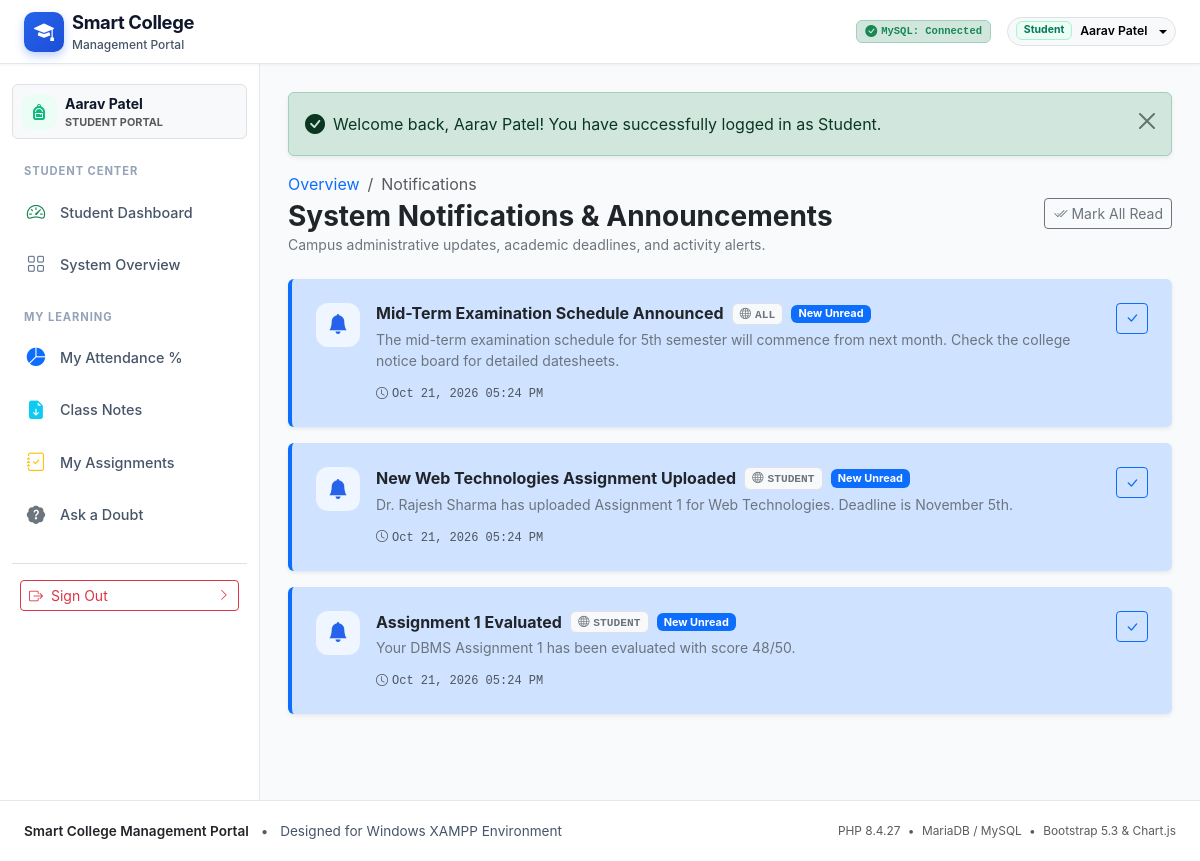
Screenshot of /notifications.php (signed in) with the database file from the repository.
### tables this page shows
CREATE TABLE `notifications` (
  `id` INT AUTO_INCREMENT PRIMARY KEY,
  `user_id` INT NULL,
  `target_role` ENUM('all', 'admin', 'teacher', 'student') DEFAULT 'all',
  `title` VARCHAR(150) NOT NULL,
  `message` TEXT NOT NULL,
  `is_read` TINYINT(1) DEFAULT 0,
  `created_at` TIMESTAMP DEFAULT CURRENT_TIMESTAMP,
  INDEX `idx_notif_user` (`user_id`),
  INDEX `idx_notif_role` (`target_role`),
  CONSTRAINT `fk_notif_user` FOREIGN KEY (`user_id`)
    REFERENCES `users` (`id`) ON DELETE CASCADE ON UPDATE CASCADE
);

### config/database.php (called while the page is built, shortened)
<?php
$pdo = null;
$db_connection_error = null;
function getDBConnection(): ?PDO {
    global $pdo, $db_connection_error;
    if ($pdo !== null) {
        return $pdo;
    }
    $dsn = "mysql:host=" . DB_HOST . ";port=" . DB_PORT . ";dbname=" . DB_NAME . ";charset=" . DB_CHARSET;
    $options = [
        PDO::ATTR_ERRMODE            => PDO::ERRMODE_EXCEPTION,
        PDO::ATTR_DEFAULT_FETCH_MODE => PDO::FETCH_ASSOC,
        PDO::ATTR_EMULATE_PREPARES   => false,
    ];
    try {
        $pdo = new PDO($dsn, DB_USER, DB_PASS, $options);
        return $pdo;
    } catch (PDOException $e) {
        $db_connection_error = $e->getMessage();
        error_log("Database Connection Error: " . $e->getMessage());
        return null;
    }
}
function testDatabaseConnection(): array {
    global $db_connection_error;
    $conn = getDBConnection();
    if ($conn instanceof PDO) {
        try {
            $stmt = $conn->query("SELECT VERSION() AS version, DATABASE() AS db_name");
            $info = $stmt->fetch();
            return [
                'status'  => true,
                'message' => 'Successfully connected to database "' . htmlspecialchars(DB_NAME) . '".',
                'details' => [
                    'database' => $info['db_name'] ?? DB_NAME,
                    'version'  => $info['version'] ?? 'Unknown',
                    'host'     => DB_HOST . ':' . DB_PORT,
                    'user'     => DB_USER,
                ]
            ];
        } catch (PDOException $e) {
            return [
                'status'  => false,
                'message' => 'Connected to MySQL server, but querying failed: ' . $e->getMessage(),
                'details' => []
            ];
        }
    }
    return [
        'status'  => false,
        'message' => 'Unable to connect to database "' . DB_NAME . '". Error: ' . ($db_connection_error ?: 'Unknown error'),
        'details' => []
    ];
}

### notifications.php (the view, shortened to what this page needs)
<?php
require_once __DIR__ . '/config/database.php';
require_once __DIR__ . '/includes/auth.php';
$active_nav = 'notifications';
$currentUser = getCurrentUser();
$role = $currentUser['role'] ?? '';
$userId = (int)($currentUser['id'] ?? 0);
$notificationsList = [];
if ($pdo instanceof PDO) {
    try {
        $stmtNotifs = $pdo->prepare("
            SELECT *
            FROM `notifications`
            WHERE (`target_role` = 'all' OR `target_role` = :role OR `user_id` = :uid)
            ORDER BY `is_read` ASC, `created_at` DESC
        ");
        $stmtNotifs->execute([':role' => $role, ':uid' => $userId]);
        $notificationsList = $stmtNotifs->fetchAll();
    } catch (PDOException $e) {
        error_log("Notifications Query Error: " . $e->getMessage());
    }
}
require_once __DIR__ . '/includes/header.php';
require_once __DIR__ . '/includes/sidebar.php';
?>
<main class="portal-main-content">
    <?= renderFlashes() ?>
    <div class="d-flex flex-column flex-md-row justify-content-between align-items-md-center gap-3 mb-4">
        <div>
            <nav aria-label="breadcrumb">
                <ol class="breadcrumb mb-1 small">
                    <li class="breadcrumb-item"><a href="index.php" class="text-decoration-none">Overview</a></li>
                    <li class="breadcrumb-item active" aria-current="page">Notifications</li>
                </ol>
            </nav>
            <h2 class="h3 fw-bold text-dark mb-0">System Notifications & Announcements</h2>
            <p class="text-secondary small mb-0">Campus administrative updates, academic deadlines, and activity alerts.</p>
        </div>
        <div class="d-flex gap-2">
            <?php if (!empty($notificationsList)): ?>
                <form method="POST" action="notifications.php" class="d-inline">
                    <button type="submit" class="btn btn-outline-secondary btn-sm">
                        <i class="bi bi-check2-all me-1"></i>Mark All Read
                    </button>
                </form>
            <?php endif; ?>
        </div>
    </div>
    <div class="d-flex flex-column gap-3 mb-4">
        <?php if (!empty($notificationsList)): ?>
            <?php foreach ($notificationsList as $notif): ?>
                <?php $isUnread = ((int)$notif['is_read'] === 0); ?>
                <div class="card border-0 shadow-sm <?= $isUnread ? 'border-start border-4 border-primary bg-primary-subtle bg-opacity-25' : '' ?>">
                    <div class="card-body p-4 d-flex justify-content-between align-items-start gap-3">
                        <div class="d-flex gap-3 align-items-start">
                            <div class="stat-icon-wrapper <?= $isUnread ? 'stat-icon-blue' : 'stat-icon-cyan' ?> flex-shrink-0" style="width: 44px; height: 44px; font-size: 1.25rem;">
                                <i class="bi <?= $isUnread ? 'bi-bell-fill' : 'bi-bell' ?>"></i>
                            </div>
                            <div>
                                <div class="d-flex align-items-center gap-2 mb-1 flex-wrap">
                                    <h5 class="fw-bold text-dark mb-0 fs-6"><?= htmlspecialchars($notif['title']) ?></h5>
                                    <span class="badge bg-light text-secondary border font-monospace text-uppercase" style="font-size: 0.7rem;">
                                        <i class="bi bi-globe me-1"></i><?= htmlspecialchars($notif['target_role']) ?>
                                    </span>
                                    <?php if ($isUnread): ?>
                                        <span class="badge bg-primary text-white" style="font-size: 0.68rem;">New Unread</span>
                                    <?php endif; ?>
                                </div>
                                <p class="text-secondary small mb-2"><?= nl2br(htmlspecialchars($notif['message'])) ?></p>
                                <span class="small text-muted font-monospace" style="font-size: 0.75rem;">
                                    <i class="bi bi-clock me-1"></i><?= date('M d, Y h:i A', strtotime($notif['created_at'])) ?>
                                </span>
                            </div>
                        </div>
                        <?php if ($isUnread): ?>
                            <form method="POST" action="notifications.php" class="flex-shrink-0">
                                <button type="submit" class="btn btn-sm btn-outline-primary" title="Mark as Read">
                                    <i class="bi bi-check-lg"></i>
                                </button>
                            </form>
                        <?php endif; ?>
                    </div>
                </div>
            <?php endforeach; ?>
        <?php endif; ?>
    </div>
</main>
<?php require_once __DIR__ . '/includes/footer.php'; ?>

### includes/header.php (shortened to what this page needs)
<?php
$db_check = function_exists('testDatabaseConnection') ? testDatabaseConnection() : ['status' => false, 'message' => 'Config not loaded'];
$active_nav = $active_nav ?? 'dashboard';
$currentUser = function_exists('getCurrentUser') ? getCurrentUser() : null;
$baseUrl = function_exists('getBaseUrl') ? getBaseUrl() : '/smart-clg-portal/';
?>
<!DOCTYPE html>
<html lang="en">
<head>
    <link href="https://cdn.jsdelivr.net/npm/bootstrap@5.3.3/dist/css/bootstrap.min.css" rel="stylesheet">
    <link rel="stylesheet" href="https://cdn.jsdelivr.net/npm/bootstrap-icons@1.11.3/font/bootstrap-icons.min.css">
    <link rel="stylesheet" href="<?= $baseUrl ?>assets/css/style.css">
</head>
<body>
    <nav class="navbar navbar-expand-lg portal-navbar sticky-top">
        <div class="container-fluid px-3 px-lg-4">
            <div class="d-flex align-items-center gap-2">
                <a class="navbar-brand d-flex align-items-center gap-2 m-0" href="<?= $baseUrl ?>index.php">
                    <div class="brand-badge">
                        <i class="bi bi-mortarboard-fill"></i>
                    </div>
                    <div class="d-flex flex-column">
                        <span class="brand-title">Smart College</span>
                        <span class="brand-subtitle d-none d-sm-inline">Management Portal</span>
                    </div>
                </a>
            </div>
            <div class="d-flex align-items-center gap-2 gap-md-3">
                <?php if ($db_check['status']): ?>
                    <span class="badge bg-success-subtle text-success border border-success-subtle d-none d-md-inline-flex align-items-center gap-1 px-2 py-1" title="<?= htmlspecialchars($db_check['message']) ?>">
                        <i class="bi bi-check-circle-fill text-success"></i>
                        <span class="small font-monospace">MySQL: Connected</span>
                    </span>
                <?php endif; ?>
                <?php if ($currentUser): ?>
                    <div class="dropdown">
                        <button class="btn btn-light border btn-sm dropdown-toggle d-flex align-items-center gap-2 px-2 py-1 rounded-pill" type="button" data-bs-toggle="dropdown" aria-expanded="false">
                            <span class="badge <?= match($currentUser['role']) { 'admin' => 'badge-role-admin', 'teacher' => 'badge-role-teacher', default => 'badge-role-student' } ?>">
                                <?= ucfirst($currentUser['role']) ?>
                            </span>
                            <span class="fw-semibold small d-none d-sm-inline"><?= htmlspecialchars($currentUser['full_name']) ?></span>
                        </button>
                    </div>
                <?php else: ?>
                    <a href="<?= $baseUrl ?>login.php" class="btn btn-primary btn-sm rounded-pill px-3 shadow-sm">
                        <i class="bi bi-box-arrow-in-right me-1"></i>Sign In
                    </a>
                <?php endif; ?>
            </div>
        </div>
    </nav>
    <div class="portal-wrapper">

### includes/sidebar.php (shortened to what this page needs)
<?php
$currentUser = function_exists('getCurrentUser') ? getCurrentUser() : null;
$baseUrl = function_exists('getBaseUrl') ? getBaseUrl() : '/smart-clg-portal/';
$active_nav = $active_nav ?? 'dashboard';
?>
<aside class="portal-sidebar" id="portalSidebar">
    <?php if ($currentUser): ?>
        <div class="p-2 mb-3 rounded bg-light border d-flex align-items-center gap-2">
            <div class="stat-icon-wrapper <?= match($currentUser['role']) { 'admin' => 'stat-icon-rose', 'teacher' => 'stat-icon-blue', default => 'stat-icon-green' } ?>" style="width: 36px; height: 36px; font-size: 1rem;">
                <i class="bi <?= match($currentUser['role']) { 'admin' => 'bi-shield-lock-fill', 'teacher' => 'bi-person-video3', default => 'bi-backpack-fill' } ?>"></i>
            </div>
            <div class="overflow-hidden">
                <div class="fw-bold small text-truncate"><?= htmlspecialchars($currentUser['full_name']) ?></div>
                <div class="text-muted text-uppercase" style="font-size: 0.68rem; font-weight: 700;">
                    <?= htmlspecialchars($currentUser['role']) ?> Portal
                </div>
            </div>
        </div>
    <?php endif; ?>
    <?php if ($currentUser && $currentUser['role'] === 'admin'): ?>
        <div class="sidebar-heading">Admin Center</div>
        <nav class="nav flex-column gap-1">
            <a class="sidebar-link <?= ($active_nav === 'admin_dashboard') ? 'active' : '' ?>" href="<?= $baseUrl ?>modules/admin/dashboard.php">
                <i class="bi bi-speedometer2 text-danger"></i>
                <span>Admin Dashboard</span>
            </a>
            <a class="sidebar-link <?= ($active_nav === 'overview') ? 'active' : '' ?>" href="<?= $baseUrl ?>index.php">
                <i class="bi bi-grid"></i>
                <span>System Overview</span>
            </a>
        </nav>
        <div class="sidebar-heading">Academic Masters</div>
        <nav class="nav flex-column gap-1">
            <a class="sidebar-link <?= ($active_nav === 'departments') ? 'active' : '' ?>" href="<?= $baseUrl ?>modules/admin/departments.php">
                <i class="bi bi-building text-info"></i>
                <span>Departments</span>
            </a>
            <a class="sidebar-link <?= ($active_nav === 'classes') ? 'active' : '' ?>" href="<?= $baseUrl ?>modules/admin/classes.php">
                <i class="bi bi-diagram-2 text-primary"></i>
                <span>Classes & Batches</span>
            </a>
            <a class="sidebar-link <?= ($active_nav === 'subjects') ? 'active' : '' ?>" href="<?= $baseUrl ?>modules/admin/subjects.php">
                <i class="bi bi-book text-warning"></i>
                <span>Subjects Catalog</span>
            </a>
        </nav>
        <div class="sidebar-heading">User Management</div>
        <nav class="nav flex-column gap-1">
            <a class="sidebar-link <?= ($active_nav === 'teachers') ? 'active' : '' ?>" href="<?= $baseUrl ?>modules/admin/teachers.php">
                <i class="bi bi-person-badge text-success"></i>
                <span>Faculty Directory</span>
            </a>
            <a class="sidebar-link <?= ($active_nav === 'students') ? 'active' : '' ?>" href="<?= $baseUrl ?>modules/admin/students.php">
                <i class="bi bi-people text-secondary"></i>
                <span>Student Directory</span>
            </a>
        </nav>
    <?php elseif ($currentUser && $currentUser['role'] === 'student'): ?>
        <div class="sidebar-heading">Student Center</div>
        <nav class="nav flex-column gap-1">
            <a class="sidebar-link <?= ($active_nav === 'student_dashboard') ? 'active' : '' ?>" href="<?= $baseUrl ?>modules/student/dashboard.php">
                <i class="bi bi-speedometer2 text-success"></i>
                <span>Student Dashboard</span>
            </a>
            <a class="sidebar-link <?= ($active_nav === 'overview') ? 'active' : '' ?>" href="<?= $baseUrl ?>index.php">
                <i class="bi bi-grid"></i>
                <span>System Overview</span>
            </a>
        </nav>
        <div class="sidebar-heading">My Learning</div>
        <nav class="nav flex-column gap-1">
            <a class="sidebar-link <?= ($active_nav === 'attendance') ? 'active' : '' ?>" href="<?= $baseUrl ?>modules/student/attendance.php">
                <i class="bi bi-pie-chart-fill text-primary"></i>
                <span>My Attendance %</span>
            </a>
            <a class="sidebar-link <?= ($active_nav === 'notes') ? 'active' : '' ?>" href="<?= $baseUrl ?>modules/student/notes.php">
                <i class="bi bi-file-earmark-arrow-down-fill text-info"></i>
                <span>Class Notes</span>
            </a>
            <a class="sidebar-link <?= ($active_nav === 'assignments') ? 'active' : '' ?>" href="<?= $baseUrl ?>modules/student/assignments.php">
                <i class="bi bi-journal-check text-warning"></i>
                <span>My Assignments</span>
            </a>
            <a class="sidebar-link <?= ($active_nav === 'doubts') ? 'active' : '' ?>" href="<?= $baseUrl ?>modules/student/doubts.php">
                <i class="bi bi-patch-question-fill text-secondary"></i>
                <span>Ask a Doubt</span>
            </a>
        </nav>
    <?php endif; ?>
    <?php if ($currentUser): ?>
        <div class="mt-4 pt-3 border-top px-2">
            <a href="<?= $baseUrl ?>logout.php" class="btn btn-outline-danger btn-sm w-100 text-start d-flex align-items-center justify-content-between">
                <span><i class="bi bi-box-arrow-right me-2"></i>Sign Out</span>
                <i class="bi bi-chevron-right small"></i>
            </a>
        </div>
    <?php endif; ?>
</aside>

### rows the page displays
notifications: target_role "Student", target_role "STUDENT", is_read 0 (drawn), title "Assignment 1 Evaluated", message "Your DBMS Assignment 1 has been evaluated with score 48/50.", created_at "Oct 21, 2026 05:24 PM"
notifications: is_read 0 (drawn), title "Mid-Term Examination Schedule Announced", target_role "ALL", message "The mid-term examination schedule for 5th semester will commence from next month. Check the college notice board for detailed datesheets.", created_at "Oct 21, 2026 05:24 PM"
notifications: is_read 0 (drawn), title "New Web Technologies Assignment Uploaded", target_role "STUDENT", message "Dr. Rajesh Sharma has uploaded Assignment 1 for Web Technologies. Deadline is November 5th.", created_at "Oct 21, 2026 05:24 PM"

### other values shown
$currentUser['full_name'] "Aarav Patel"
$flash['message'] "Welcome back, Aarav Patel! You have successfully logged in as Student."
PHP_VERSION "8.4.27"
